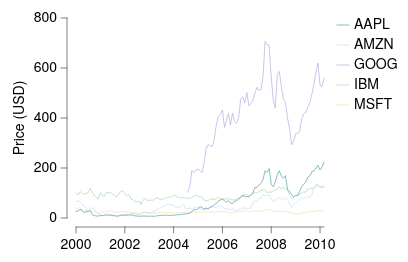

Here is the Vega-Lite specification saved for this chart:
### Vega-Lite specification from a JSON file in a GitHub repository (floating-point values rounded to 4 significant figures; data arrays with more than 128 entries replaced by an {"elided": "..."} marker saying what was removed)
{"background": null, "config": {"arc": {"fill": "#DBDBDB", "fillOpacity": 1.0, "innerRadius": 25.0, "padAngle": 0.03, "stroke": "black", "strokeOpacity": 1, "strokeWidth": 0.25}, "area": {"fill": "#DBDBDB", "fillOpacity": 1.0, "stroke": "black", "strokeOpacity": 1, "strokeWidth": 0.25}, "axis": {"domain": true, "domainCap": "round", "domainColor": "black", "domainWidth": 0.25, "grid": false, "gridCap": "round", "gridColor": "#F1F1F1", "gridDash": [0, 0], "gridOpacity": 1.0, "gridWidth": 0.25, "labelColor": "black", "labelFont": "Helvetica Neue, HelveticaNeue, Helvetica, Arial, sans-serif", "labelFontSize": 7, "labelFontStyle": "normal", "labelFontWeight": 400, "offset": 4.5, "ticks": true, "tickCap": "round", "tickColor": "black", "tickRound": false, "tickSize": 3, "tickWidth": 0.25, "titleColor": "black", "titleFont": "Helvetica Neue, HelveticaNeue, Helvetica, Arial, sans-serif", "titleFontSize": 7, "titleFontStyle": "normal", "titleFontWeight": 400}, "axisX": {"domain": true, "labelAlign": "center", "labelAngle": 0, "labels": true, "ticks": true, "translate": 0}, "axisY": {"domain": true, "labelAlign": "right", "labelAngle": 0, "labels": true, "ticks": true, "translate": 0}, "axisRight": {"domain": true, "labelAlign": "left", "labelAngle": 0, "labels": true, "ticks": true, "translate": 0}, "axisTop": {"domain": true, "labelAlign": "center", "labelAngle": 0, "labels": true, "ticks": true, "translate": 0}, "axisBand": {"tickOffset": 0}, "bar": {"fill": "#DBDBDB", "fillOpacity": 1.0, "stroke": "black", "strokeOpacity": 1, "strokeWidth": 0.25}, "boxplot": {"size": 9.0, "ticks": {"cornerRadius": 0.25, "fill": "black", "opacity": 1, "size": 4.5, "thickness": 0.25}, "box": {"fillOpacity": 1.0, "stroke": "black", "strokeOpacity": 1, "strokeWidth": 0.25}, "median": {"cornerRadius": 0, "fill": "black", "fillOpacity": 1.0, "opacity": 1, "size": 9.0, "thickness": 0.25}, "rule": {"fill": "black", "fillOpacity": 1.0, "size": 10.0, "stroke": "black", "strokeDash": [0, 0], "strokeOpacity": 1, "strokeWidth": 0.25}, "outliers": {"color": "black", "fill": "black", "fillOpacity": 1.0, "size": 0, "stroke": "black", "strokeOpacity": 1, "strokeWidth": 0.25}}, "circle": {"fill": "black", "fillOpacity": 1.0, "size": 1.25, "stroke": null, "strokeOpacity": 1, "strokeWidth": 0.25}, "errorband": {"band": {"fillOpacity": 0.6, "stroke": null, "strokeWidth": 0.25, "strokeOpacity": 1}, "borders": {"opacity": 0, "strokeOpacity": 0.25, "strokeWidth": 1}}, "errorbar": {"opacity": 1, "rule": {"strokeDash": [0, 0], "strokeWidth": 0.25}, "ticks": {"color": "black", "cornerRadius": 0.125, "opacity": 1, "size": 6.0, "thickness": 0.25}, "thickness": 0.25}, "font": "Helvetica Neue, HelveticaNeue, Helvetica, Arial, sans-serif", "geoshape": {"fill": "#DBDBDB", "fillOpacity": 1.0, "stroke": "black", "strokeOpacity": 1, "strokeWidth": 0.25}, "header": {"labelColor": "black", "labelFont": "Helvetica Neue, HelveticaNeue, Helvetica, Arial, sans-serif", "labelFontSize": 7, "labelFontStyle": "normal", "labelFontWeight": 400, "titleColor": "black", "titleFont": "Helvetica Neue, HelveticaNeue, Helvetica, Arial, sans-serif", "titleFontSize": 7, "titleFontStyle": "normal", "titleFontWeight": 400, "titlePadding": 0}, "legend": {"disable": false, "offset": 4.5, "titlePadding": 4, "labelOffset": 2, "gradientLabelOffset": 2, "gradientLength": 50.0, "gradientThickness": 5.0, "gradientOpacity": 1.0, "gradientStrokeColor": "black", "gradientStrokeWidth": 0.25, "labelColor": "black", "labelFont": "Helvetica Neue, HelveticaNeue, Helvetica, Arial, sans-serif", "labelFontSize": 7, "labelFontStyle": "normal", "labelFontWeight": 400, "strokeColor": "black", "strokeWidth": 0, "symbolSize": 42, "symbolStrokeColor": "black", "symbolStrokeWidth": 0.25, "titleColor": "black", "titleFont": "Helvetica Neue, HelveticaNeue, Helvetica, Arial, sans-serif", "titleFontSize": 7, "titleFontStyle": "normal", "titleFontWeight": 400}, "line": {"color": "black", "stroke": "black", "strokeCap": "round", "strokeDash": [0, 0], "strokeOpacity": 1, "strokeWidth": 0.375}, "point": {"filled": true, "fill": "#DBDBDB", "fillOpacity": 1.0, "size": 5.0, "stroke": "black", "strokeOpacity": 1, "strokeWidth": 0.25}, "range": {"category": ["#5CA7B1", "#CDDEF3", "#B7B3E4", "#B3DAB5", "#F5E1B3", "#3D727B", "#8AA8D2", "#867DAC", "#80A988", "#CBB17A", "#204148", "#59719A", "#584C77", "#507B5F", "#9D824D"], "diverging": {"scheme": ["#C35082", "#CE6D94", "#D989A7", "#E2A4BA", "#EABFCE", "#F1DBE2", "#F6F6F6", "#D7E0EB", "#B9CBE0", "#9BB6D5", "#7DA1C9", "#5F8CBD", "#4177B1"]}, "heatmap": {"scheme": ["#32022B", "#43044D", "#4C196E", "#4D338C", "#484DA6", "#3A68BB", "#1D83CA", "#1D9CCB", "#23B5C9", "#28CDC5", "#4DE0B4", "#91EE9F"]}, "ordinal": {"scheme": ["#F1F1F1", "#DBDBDB", "#C6C6C6", "#B2B2B2", "#9D9D9D", "#898989", "#767676", "#636363", "#515151", "#404040", "#2F2F2F", "#1F1F1F"]}, "ramp": {"scheme": ["#32022B", "#43044D", "#4C196E", "#4D338C", "#484DA6", "#3A68BB", "#1D83CA", "#1D9CCB", "#23B5C9", "#28CDC5", "#4DE0B4", "#91EE9F"]}}, "rule": {"color": "black", "stroke": "black", "strokeCap": "round", "strokeDash": [2, 2], "strokeOpacity": 1, "strokeWidth": 0.25}, "scale": {"bandPaddingInner": 0.1, "bandPaddingOuter": 0.1, "round": false}, "rect": {"fill": "#DBDBDB", "fillOpacity": 1.0, "stroke": "black", "strokeOpacity": 1, "strokeWidth": 0.25}, "square": {"fill": "#DBDBDB", "fillOpacity": 1.0, "size": 10.0, "stroke": "black", "strokeOpacity": 1, "strokeWidth": 0.25}, "text": {"color": "black", "font": "Helvetica Neue, HelveticaNeue, Helvetica, Arial, sans-serif", "fontSize": 7, "fontStyle": "normal", "fontWeight": 400}, "tick": {"color": "black", "cornerRadius": 0.125, "opacity": 1.0, "size": 9.0, "thickness": 0.25}, "title": {"anchor": "middle", "frame": "group", "color": "black", "font": "Helvetica Neue, HelveticaNeue, Helvetica, Arial, sans-serif", "fontSize": 7, "fontStyle": "normal", "fontWeight": 400, "subtitleColor": "black", "subtitleFont": "Helvetica Neue, HelveticaNeue, Helvetica, Arial, sans-serif", "subtitleFontSize": "Helvetica Neue, HelveticaNeue, Helvetica, Arial, sans-serif", "subtitleFontStyle": "normal", "subtitleFontWeight": 400}, "trail": {"color": "black", "opacity": 1, "size": 0.375}, "view": {"continuousWidth": 124, "continuousHeight": 100, "discreteWidth": 124, "discreteHeight": 100, "fill": null, "stroke": null, "strokeWidth": 0.25}}, "data": {"name": "data-b0fe595546d47c5085f225c35730172c"}, "mark": {"type": "line"}, "encoding": {"color": {"field": "symbol", "title": null, "type": "nominal"}, "x": {"field": "date", "title": null, "type": "temporal"}, "y": {"field": "price", "title": "Price (USD)", "type": "quantitative"}}, "$schema": "https://vega.github.io/schema/vega-lite/v6.4.1.json", "datasets": {"data-b0fe595546d47c5085f225c35730172c": {"elided": "560 records"}}}
